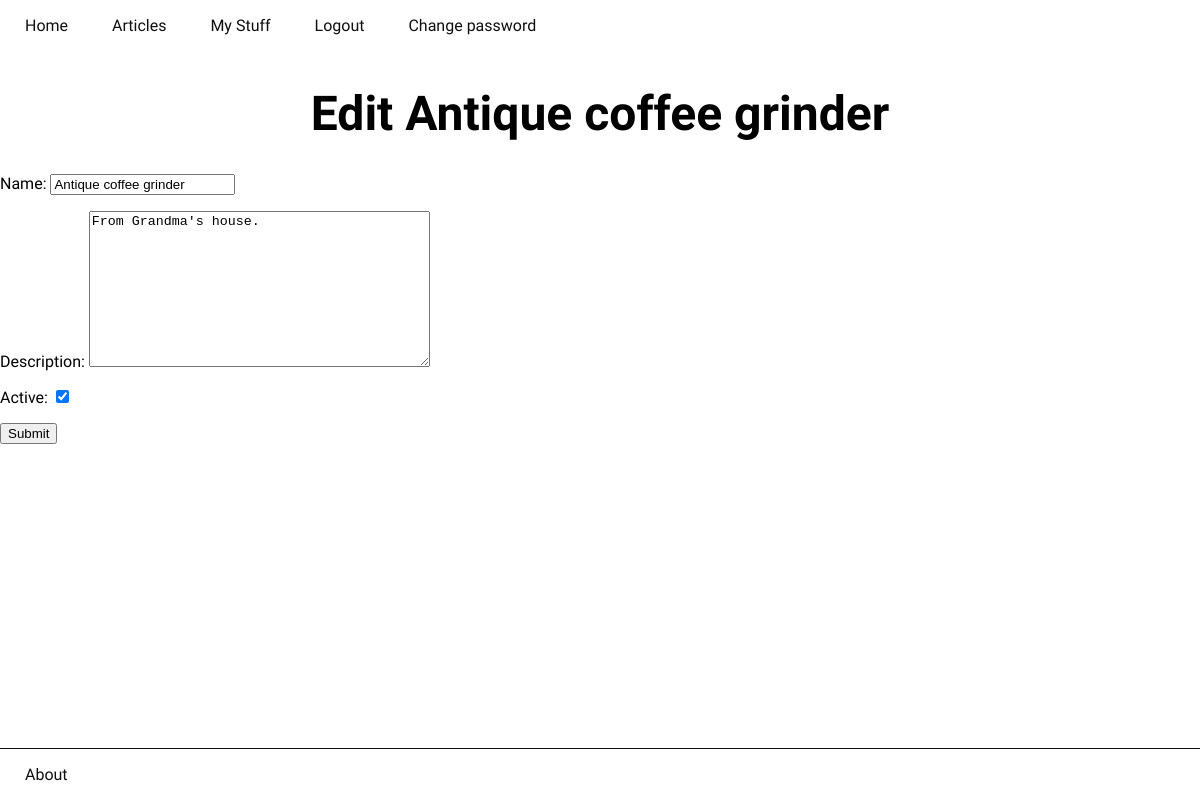
Page /things/antique-coffee-grinder/edit/ (signed in) on the committed database.
### inventory/models.py (models this page shows, shortened)
class Timestamp(models.Model):
	created = models.DateTimeField(auto_now_add=True)
	updated = models.DateTimeField(auto_now=True)
	class Meta:
		abstract = True

class Thing(Timestamp):
	name = models.CharField(max_length=255)
	description = models.TextField()
	slug = models.SlugField(unique=True)
	user = models.ForeignKey(User, blank=True, null=True)
	active = models.BooleanField(default=True)

### inventory/views.py (the view)
@login_required
def edit_thing(request, slug):
	thing = Thing.objects.get(slug=slug)
	if thing.user != request.user:
		raise Http404
	form_class = ThingFormEdit
	if request.method == 'POST':
		form = form_class(data=request.POST, instance=thing)
		if form.is_valid():
			form.save()
			return redirect('thing_detail', slug=thing.slug)
	else:
		form = form_class(instance=thing)
	return render(request, 'things/edit_thing.html', {
		'thing': thing,
		'form': form,
	})

### inventory/forms.py
class ThingFormEdit(ModelForm):
	class Meta:
		model = Thing
		fields = ('name', 'description','active',)

### inventory/templates/things/edit_thing.html (shortened to what this page needs)
{% extends 'base.html' %}
{% block content %}
	<h1>Edit {{ thing.name }}</h1>
	<form role="form" action="" method="post">
		{{ form.as_p }}
		<button type="submit">Submit</button>
	</form>
{% endblock %}

### inventory/static/css/style.css (style rules this page uses)
body { font-family: 'Raleway', sans-serif; margin: 0; }
h1 { margin-top: 50px; text-align: center; font-size: 3rem; }

### rows in the picture
Thing: name "Antique coffee grinder", description "From Grandma's house.", active "☑"
